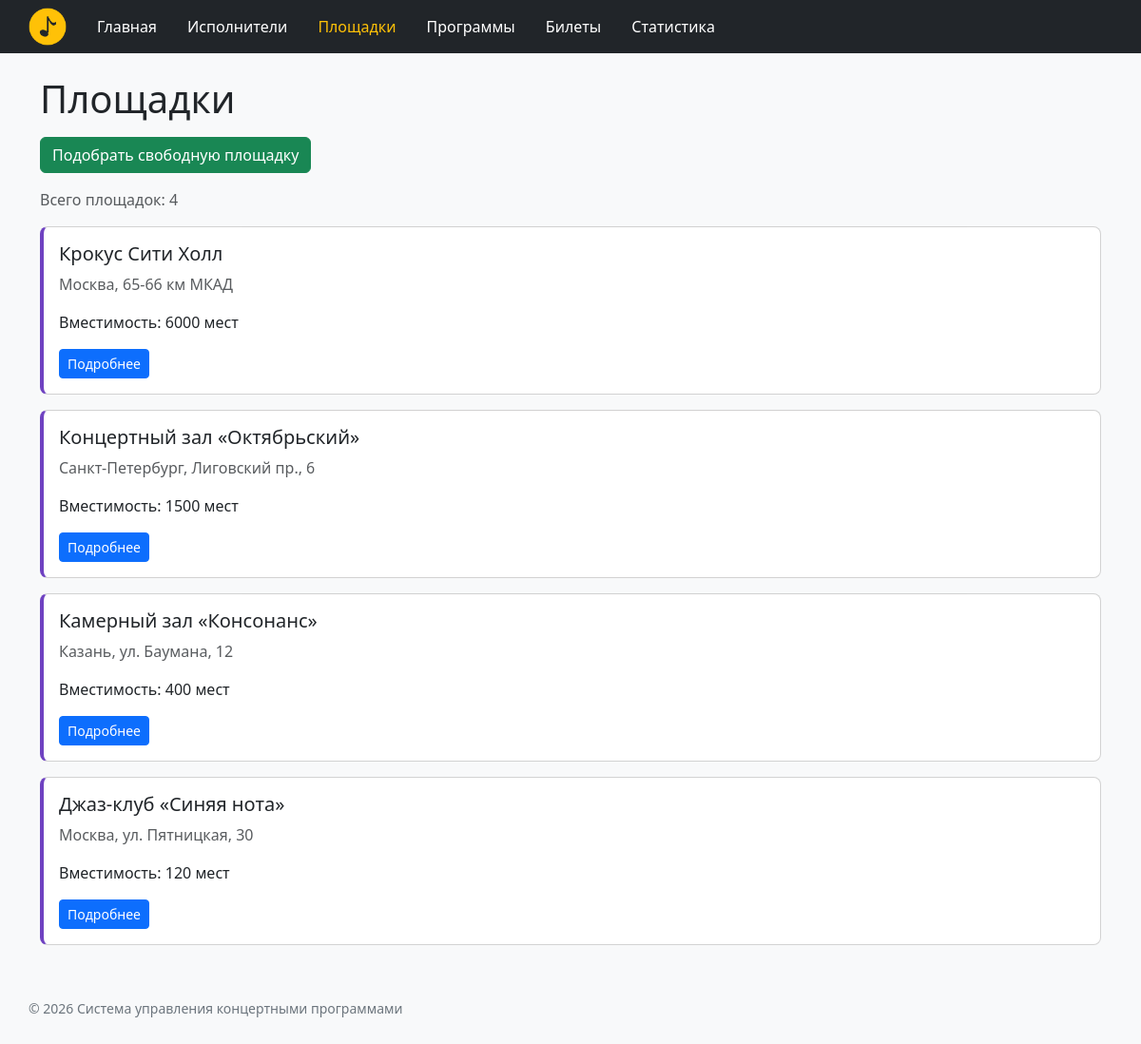
Screenshot of /venues/ with the database file from the repository.
### venues/views.py (the view)
# urls.py: path("venues/", include("venues.urls")),
def venues(request):
    context = {
        "venues": fetch_all(VENUE_LIST_SQL),
    }
    return render(request, "venues/venue_list.html", context)

### db/database.py (called while the page is built)
def get_connection():
    conn = sqlite3.connect(DB_PATH)
    conn.row_factory = sqlite3.Row
    conn.execute("PRAGMA foreign_keys = ON")
    return conn

def fetch_all(sql, params=()):
    conn = get_connection()
    try:
        return conn.execute(sql, params).fetchall()
    finally:
        conn.close()

### venues/templates/venues/venue_list.html (shortened to what this page needs)
{% extends "base.html" %}
{% block content %}
    <h1>Площадки</h1>
    <p>
        <a href="{% url 'venues:available' %}" class="btn btn-success">
            Подобрать свободную площадку
        </a>
    </p>
    <p class="text-muted">Всего площадок: {{ venues|length }}</p>
    {% for venue in venues %}
        {% include "venues/includes/venue_card.html" %}
    {% empty %}
        <p class="empty-message">Список площадок пуст.</p>
    {% endfor %}
{% endblock %}

### venues/templates/venues/includes/venue_card.html
<article class="card entity-card mb-3">
    <div class="card-body">
        <h2 class="card-title h5">
            {{ venue.name|default:"Без названия" }}
        </h2>
        <p class="card-text text-muted">
            {{ venue.address|default:"адрес не указан" }}
        </p>
        <p class="card-text">
            Вместимость: {{ venue.capacity }} мест
        </p>
        <a
            href="{% url 'venues:detail' venue.id %}"
            class="btn btn-sm btn-primary"
        >
            Подробнее
        </a>
    </div>
</article>

### homepage/static/homepage/css/style.css (style rules this page uses)
body { min-height: 100vh; background-color: #f8f9fa; }
h1 { margin-bottom: 1rem; }
.entity-card { border-left: 4px solid #6f42c1; border-radius: 8px; transition: box-shadow 0.2s; }

### rows the page displays
venues: name "Крокус Сити Холл", address "Москва, 65-66 км МКАД", capacity "6000"
venues: name "Концертный зал «Октябрьский»", address "Санкт-Петербург, Лиговский пр., 6", capacity "1500"
venues: name "Камерный зал «Консонанс»", address "Казань, ул. Баумана, 12", capacity "400"
venues: name "Джаз-клуб «Синяя нота»", address "Москва, ул. Пятницкая, 30", capacity "120"

### other values shown
{{ venues|length }} "4"
